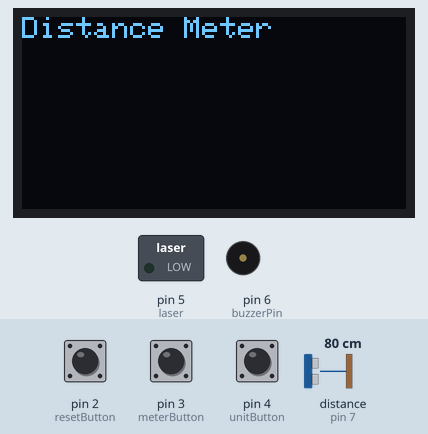
Simulated run of this sketch. Board: Arduino Uno, built with avr-gcc and run on an emulated ATmega328P. Shown: 128×64 one-colour display, switched loads named in the sketch (green lamp = pin HIGH), buzzer (waves = sounding, pin HIGH). Inputs (shaded band) come from the test bench; at power-on: pin 3 (meterButton) LOW, pin 4 (unitButton) LOW, pin 2 (resetButton) LOW, distance to the obstacle (sensor on pin 7) 80 cm. The echo pulse lasts 58.3 µs per cm; sleep ends after the set time or at an interrupt; pins used as bus, display or sensor lines are not drawn.

Above: at 1.2 s.
1.3 s: pin 3 (meterButton) pulled HIGH for 0.15 s
At 2.4 s:
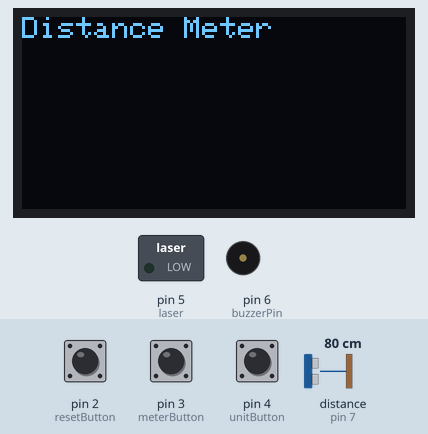
2.9 s: pin 3 (meterButton) pulled HIGH for 1 s
At 4.9 s:
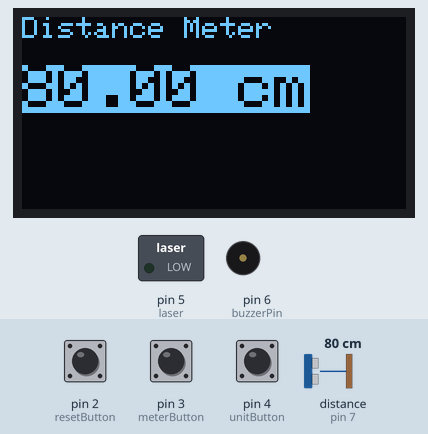
5.5 s: pin 4 (unitButton) pulled HIGH for 0.15 s
At 6.1 s:
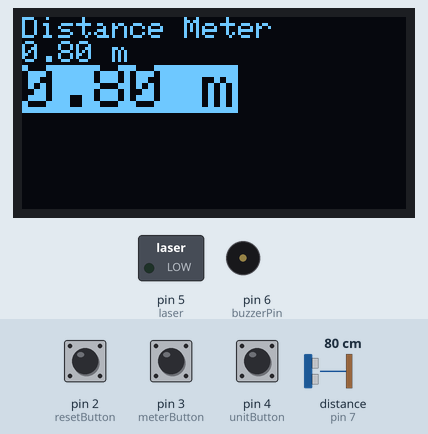
7.1 s: pin 4 (unitButton) pulled HIGH for 1 s
At 8.6 s:
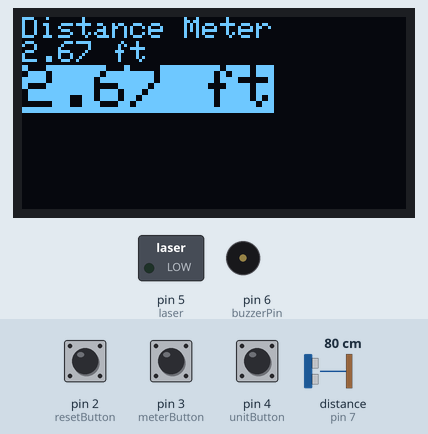
9.6 s: pin 2 (resetButton) pulled HIGH for 0.15 s
At 10.5 s:
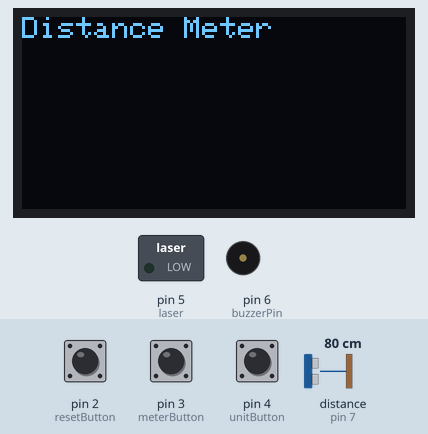
11.2 s: pin 3 (meterButton) pulled HIGH for 0.15 s
At 11.9 s:
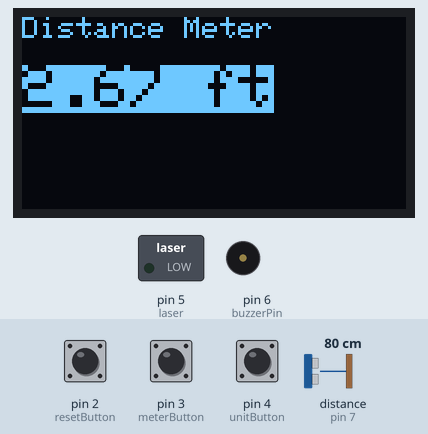
Timing chart, 0 to 14.2 s (numbered marks = the images above; inputs shaded):
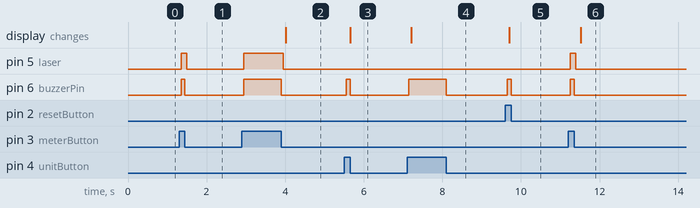

The sketch:

distance_meter.ino
```cpp
#include <SPI.h>
#include <Wire.h>
#include <Adafruit_GFX.h>
#include <Adafruit_SSD1306.h>
#define OLED_RESET 9
#include <avr/sleep.h>
#include <avr/power.h>

Adafruit_SSD1306 display(OLED_RESET);

// Ultrasonic varuable
#define echoPin 7 // Echo Pin
#define trigPin 8 // Trigger Pin
int maximumRange = 400; // Maximum range needed
int minimumRange = 2; // Minimum range needed
long duration, distance; // Duration used to calculate distance
long listDistance[20];
int indexDistance = 0;
float old_distance = 0;
float new_distance = 0;

int count_error = 0;
String unit_distance[] = {"cm", "m", "ft"};
int index_unit = 0;
//=======================

// button variable
const int unitButton = 4;
const int meterButton = 3;
const int resetButton = 2;
const int buzzerPin = 6; // Buzzer piazo
const int laser = 5;
//=========================


int ledState[] = {HIGH, HIGH, HIGH};
int buttonState[] = {LOW, LOW, LOW};
int lastButtonState[] = {LOW, LOW, LOW};

long lastDebounceTime = 0;
long debounceDelay = 50;
long count_time = 0; // count time to sleep when no work.
//==========================
int statusAwake = 0;

void pin2Interrupt(void) //Service routine for pin2 interrupt
{
  /* This will bring us back from sleep. */

  /* We detach the interrupt to stop it from
   * continuously firing while the interrupt pin
   * is low.
   */
   count_time = millis();
   statusAwake = 1;
}

void enterSleep(void)
{
  display.begin(SSD1306_SWITCHCAPVCC, 0x3c); //initialize I2C addr 0x3c
  display.clearDisplay(); // clears the screen and buffer
  display.display();
  set_sleep_mode(SLEEP_MODE_PWR_DOWN);

  sleep_enable();
   /* Setup pin2 as an interrupt and attach handler. */
  attachInterrupt(0, pin2Interrupt, CHANGE);

  sleep_mode();

  /* The program will continue from here. */

  /* First thing to do is disable sleep. */
  sleep_disable();

  detachInterrupt(0);
  show_oled(convert_unit(old_distance, unit_distance[index_unit]),
       convert_unit(new_distance, unit_distance[index_unit]), unit_distance[index_unit]);
}

void setup() {
  pinMode(unitButton, INPUT);
  pinMode(buzzerPin, OUTPUT);
  pinMode(resetButton, INPUT);
  pinMode(meterButton, INPUT);
  pinMode(laser, OUTPUT);

  digitalWrite(laser, LOW);
  pinMode(trigPin, OUTPUT);
  pinMode(echoPin, INPUT);
  digitalWrite(buzzerPin, LOW);
  begin_state();
}

void loop() {
  int unitRead = digitalRead(unitButton);
  int sonicRead = digitalRead(meterButton);
  int resetRead = digitalRead(resetButton);
  debounce_button(unitRead, 0, buzzerPin); // change unit
  sonic_button(sonicRead, 1, buzzerPin); // push to turn on laser then pull up to turn ultrasonic.
  debounce_button(resetRead, 2, buzzerPin); // reset
  if (millis() - count_time >= 30000 ){ // wait for 10s to sleep mode
    enterSleep();
    }
}

void begin_state(){
   show_oled(0,0, unit_distance[index_unit]);
}

void debounce_button(int reading, int index_ledState, int ledPin){
  if (reading != lastButtonState[index_ledState]){
    lastDebounceTime = millis();
    digitalWrite(ledPin, LOW);
    }

  if ((millis() - lastDebounceTime) > debounceDelay) {
    // whatever the reading is at, it's been there for longer
    // than the debounce delay, so take it as the actual current state:

    // if the button state has changed:
    if (reading != buttonState[index_ledState]) {
      buttonState[index_ledState] = reading;

      // only toggle the LED if the new button state is HIGH
      if (buttonState[index_ledState] == HIGH) {
        digitalWrite(ledPin, HIGH);
        count_time = millis();
        if(index_ledState == 0){
          index_unit++;
          index_unit %= 3;
          show_oled(convert_unit(old_distance, unit_distance[index_unit]),
              convert_unit(new_distance, unit_distance[index_unit]), unit_distance[index_unit]);
        }
        else{
          if(statusAwake == 0){
             reset();
            }
          else{
            statusAwake = 0;
            }
          }
      }
    }

  }

  // save the reading.  Next time through the loop,
  // it'll be the lastButtonState:
  lastButtonState[index_ledState] = reading;
  }

void sonic_button(int reading, int index_ledState, int ledPin){
  if (reading != lastButtonState[index_ledState]){
    lastDebounceTime = millis();
    digitalWrite(ledPin, LOW);
    }

  if ((millis() - lastDebounceTime) > debounceDelay) {
    // whatever the reading is at, it's been there for longer
    // than the debounce delay, so take it as the actual current state:

    // if the button state has changed:
    if (reading != buttonState[index_ledState]) {
      digitalWrite(ledPin, HIGH);
      buttonState[index_ledState] = reading;
      digitalWrite(laser, HIGH);
      // only toggle the LED if the new button state is HIGH
      if (buttonState[index_ledState] == LOW) {
        count_time = millis();
        digitalWrite(laser, LOW);
        digitalWrite(ledPin, LOW);
        for(int i=0; i<20; i++){
          get_distance();
        }
      }
    }
  }


  // save the reading.  Next time through the loop,
  // it'll be the lastButtonState:
  lastButtonState[index_ledState] = reading; //goto State
  }

void get_distance(){
  // open ultra sonic
   digitalWrite(trigPin, LOW);
   delayMicroseconds(2);

   digitalWrite(trigPin, HIGH);
   delayMicroseconds(10);

   digitalWrite(trigPin, LOW);
   duration = pulseIn(echoPin, HIGH);

   //Calculate the distance (in cm) based on the speed of sound.
   distance = duration/58.2;

  // calculate distance and write data to oled
   if (distance >= maximumRange || distance <= minimumRange){
   /* Send a negative number to computer and Turn LED ON
   to indicate "out of range" */
     count_error++;
     if (count_error >= 10){
       count_error = 0;
       indexDistance = 0;
       show_oled(convert_unit(old_distance, unit_distance[index_unit]),
               -1, unit_distance[index_unit]);
     }
   }
   else {
   /* Send the distance to the computer using Serial protocol, and
   turn LED OFF to indicate successful reading. */
   if (indexDistance < 20){
      listDistance[indexDistance] = distance;
      indexDistance++;
      }
    else{ // get 20 distances to calculate average.
      float sumDistance = 0;
      for(int i=0;i<20; i++){
        sumDistance += listDistance[i];
        }
      sumDistance = sumDistance/20.0;
       new_distance = sumDistance;
       show_oled(convert_unit(old_distance, unit_distance[index_unit]),
           convert_unit(new_distance, unit_distance[index_unit]), unit_distance[index_unit]);
       old_distance = new_distance;
       indexDistance = 0;
      }
   }

   //Delay 50ms before next reading.
   delay(50);

}

float convert_unit(float distance, String unit){
    if(unit == "m"){
      return distance/100.0;
    }
    else if (unit == "ft"){
      return distance/30.0;
    }
    else{
      return distance;
    }
}

void show_oled(float old_distance, float new_distance, String unit){
  display.begin(SSD1306_SWITCHCAPVCC, 0x3c); //initialize I2C addr 0x3c
  display.clearDisplay(); // clears the screen and buffer

  display.setTextSize(1);
  display.setTextColor(WHITE);
  display.setCursor(0,0);
  display.println("Distance Meter");

  if ((new_distance != 0) && (new_distance != -1)){ // normal get distance
    display.setTextSize(1);
    if(old_distance != 0){
      display.print(old_distance);
      display.println(" "+unit);
      }
    else{
      display.println(" ");
      }
    display.setTextColor(BLACK, WHITE);
    display.setTextSize(2);
    display.print(new_distance);
    display.println(" "+unit);
    display.setTextColor(WHITE, BLACK);
    display.display();
    }
   else if(new_distance == -1){ // out of range.
    display.setTextSize(1.5);
    display.println("Out of range!");
    display.setTextColor(BLACK, WHITE);
    display.display();
    delay(1000);
    show_oled(old_distance, 0, unit);
    }
   else if(new_distance == 0){ // begin status
    display.setTextSize(1);
    if (old_distance != 0){
      display.print(old_distance);
      display.println(" "+unit);
      }
    display.setTextColor(BLACK, WHITE);
    display.display();
    }
}

void reset(){
  new_distance = 0;
  old_distance = 0;
  begin_state();
}
```

Measured:
- after the input at 1.3 s, pin 5 (laser): LOW → HIGH after 0.05 s, → LOW 0.15 s later; pin 6 (buzzerPin): LOW → HIGH after 0.05 s, → LOW 0.10 s later
- after the input at 2.9 s, pin 5 (laser): LOW → HIGH after 0.05 s, → LOW 1.0 s later; pin 6 (buzzerPin): LOW → HIGH after 0.05 s, → LOW 0.95 s later; the display: changes after 1.1 s (image 2)
- after the input at 5.5 s, pin 6 (buzzerPin): LOW → HIGH after 0.05 s, → LOW 0.10 s later; the display: changes after 0.15 s (image 3)
- after the input at 7.1 s, pin 6 (buzzerPin): LOW → HIGH after 0.05 s, → LOW 0.95 s later; the display: changes after 0.11 s (image 4)
- after the input at 9.6 s, pin 6 (buzzerPin): LOW → HIGH after 0.05 s, → LOW 0.10 s later; the display: changes after 0.11 s (image 5)
- after the input at 11.2 s, pin 5 (laser): LOW → HIGH after 0.05 s, → LOW 0.15 s later; pin 6 (buzzerPin): LOW → HIGH after 0.05 s, → LOW 0.10 s later; the display: changes after 0.32 s (image 6)
